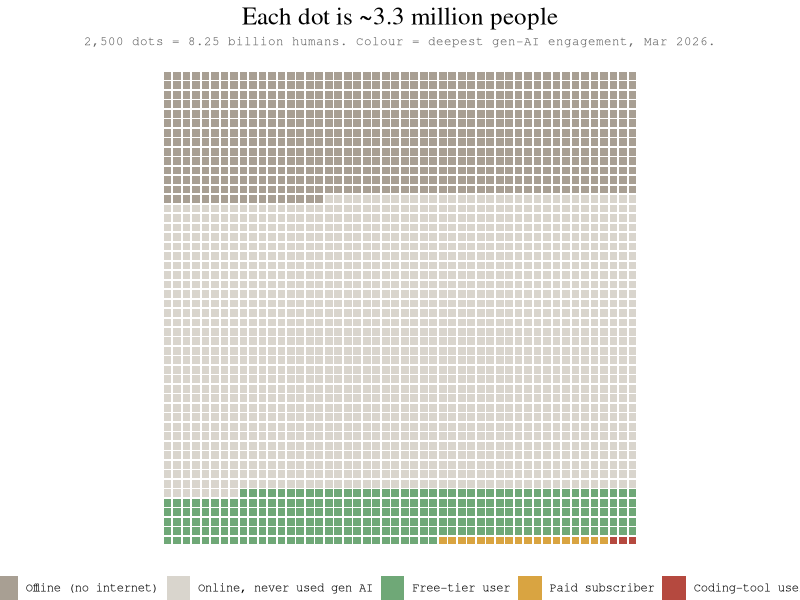

Write the R code that produced this figure. (Note: this script raises an error after producing the figure.)
# Regenerated "Each dot is ~N million people" waffle chart, 2023-2026
# Static (latest snapshot) + animated (gganimate) versions.
#
# Requires: tidyverse, gganimate, gifski (for gif rendering)
# Data: ai_adoption_timeseries.csv (tidy; value/low/high in millions)
#
# Categories are converted to mutually exclusive tiers per snapshot:
#   offline (no internet) | online, never used gen AI | free-tier user |
#   paid subscriber | coding-tool user
# Tiers are nested in reality (coding users mostly pay; paid users are users),
# so exclusive counts are formed by subtraction, as in the original chart.

library(tidyverse)
library(gganimate)

n_side <- 50L
n_dots <- n_side^2  # 2,500 dots, matching the original

df <- read_csv("ai_adoption_timeseries.csv", show_col_types = FALSE) |>
  select(snapshot_date, category, value_millions) |>
  pivot_wider(names_from = category, values_from = value_millions) |>
  mutate(
    coding  = coding_tool_users,
    paid    = pmax(paid_subscribers - coding_tool_users, 0),
    free    = pmax(genai_users_ever - paid_subscribers, 0),
    offline = offline_no_internet,
    never_online = world_population - genai_users_ever - offline_no_internet
  ) |>
  select(snapshot_date, world_population,
         offline, never_online, free, paid, coding) |>
  pivot_longer(-c(snapshot_date, world_population),
               names_to = "tier", values_to = "millions") |>
  mutate(tier = factor(
    tier,
    levels = c("offline", "never_online", "free", "paid", "coding"),
    labels = c("Offline (no internet)", "Online, never used gen AI",
               "Free-tier user", "Paid subscriber", "Coding-tool user")
  ))

# Largest-remainder rounding to exactly n_dots per snapshot,
# with a guaranteed minimum of 1 dot for any non-zero tier
# (the original chart made the same choice for the red block).
allocate_dots <- function(millions, total_millions, n = n_dots) {
  raw   <- millions / total_millions * n
  base  <- floor(raw)
  base  <- if_else(millions > 0 & base == 0, 1, base)
  short <- n - sum(base)
  rem   <- raw - floor(raw)
  order_idx <- order(rem, decreasing = TRUE)
  add <- integer(length(millions))
  if (short > 0) add[order_idx[seq_len(short)]] <- 1L
  if (short < 0) {
    # remove from the largest tier(s) if minimums overshot
    big <- order(base, decreasing = TRUE)
    add[big[seq_len(-short)]] <- -1L
  }
  base + add
}

grid <- df |>
  group_by(snapshot_date) |>
  mutate(dots = allocate_dots(millions, first(world_population))) |>
  reframe(tier = rep(tier, dots)) |>
  group_by(snapshot_date) |>
  mutate(idx = row_number() - 1L,
         col = idx %% n_side,
         row = idx %/% n_side) |>
  ungroup()

pal <- c(
  "Offline (no internet)"     = "#A89F93",
  "Online, never used gen AI" = "#D9D5CD",
  "Free-tier user"            = "#6FA877",
  "Paid subscriber"           = "#D9A441",
  "Coding-tool user"          = "#B5493F"
)

base_plot <- function(d) {
  ggplot(d, aes(col, -row, fill = tier)) +
    geom_tile(width = 0.82, height = 0.82) +
    scale_fill_manual(values = pal, name = NULL) +
    coord_equal() +
    theme_void(base_family = "mono") +
    theme(legend.position = "bottom",
          plot.title = element_text(family = "serif", size = 18, hjust = 0.5),
          plot.subtitle = element_text(size = 9, hjust = 0.5,
                                       colour = "grey40"))
}

# ---- Static: latest snapshot --------------------------------------------
latest <- max(grid$snapshot_date)
pop_latest <- df |> filter(snapshot_date == latest) |>
  pull(world_population) |> first()

p_static <- base_plot(filter(grid, snapshot_date == latest)) +
  labs(
    title = sprintf("Each dot is ~%.1f million people",
                    pop_latest / n_dots),
    subtitle = sprintf(
      "2,500 dots = %.2f billion humans. Colour = deepest gen-AI engagement, %s.",
      pop_latest / 1000, format(latest, "%b %Y"))
  )
ggsave("ai_adoption_waffle_latest.png", p_static,
       width = 7, height = 8, dpi = 200)

# ---- Animated: motion chart over all snapshots --------------------------
p_anim <- base_plot(grid) +
  labs(title = "Each dot is ~3.3 million people",
       subtitle = "Deepest gen-AI engagement, {closest_state}") +
  transition_states(snapshot_date, transition_length = 2,
                    state_length = 3) +
  enter_fade() + exit_fade()

anim <- animate(p_anim, nframes = 140, fps = 12,
                width = 700, height = 800, renderer = gifski_renderer())
anim_save("ai_adoption_waffle_motion.gif", anim)

# Note: dot identity is positional, so tiles recolour in place as bands
# grow -- visually this reads as the green/amber/red bands advancing up
# the grid, which is the intended effect.
